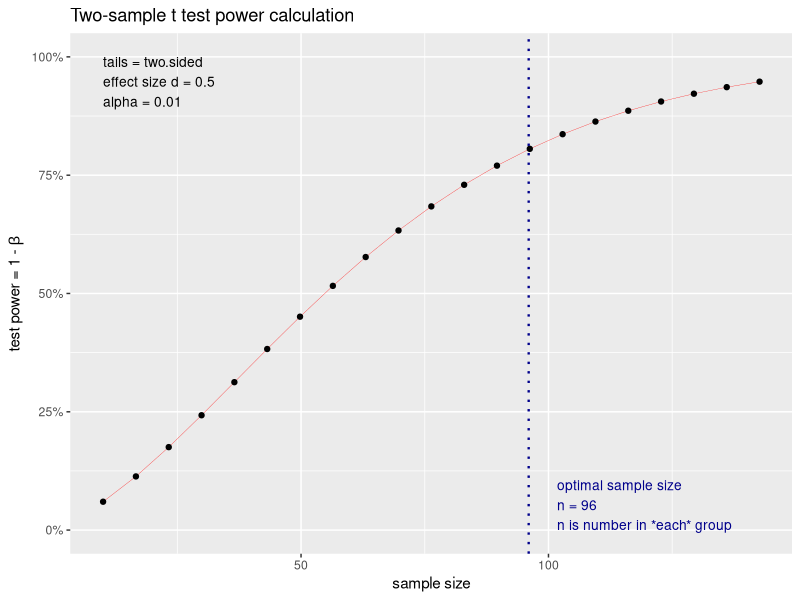
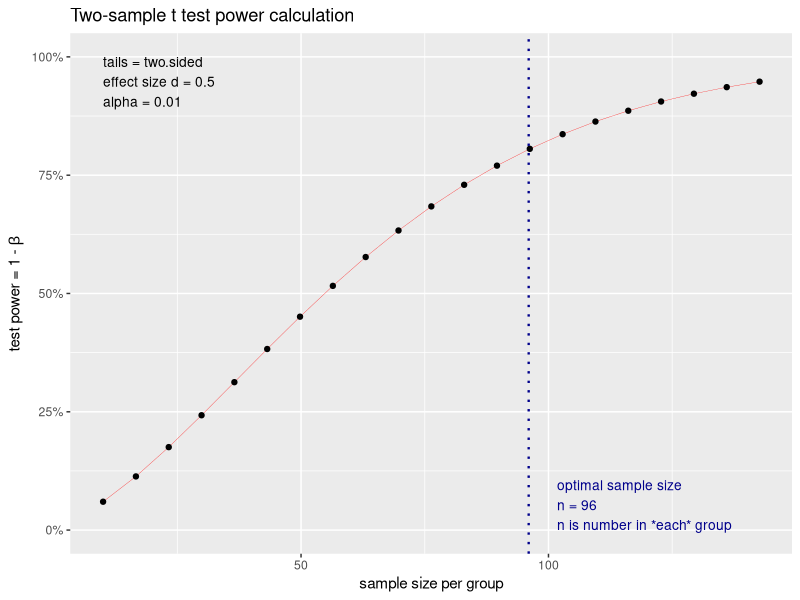

These figures' R source, in order:
library(pwr)

p.t.two <- pwr.t.test(d=0.5, power = 0.8, type = "two.sample", 
                      sig.level = .01, alternative = "two.sided")

plot(p.t.two)
plot(p.t.two, xlab="sample size per group")

cohen.ES(test = 't', size = 'large')
